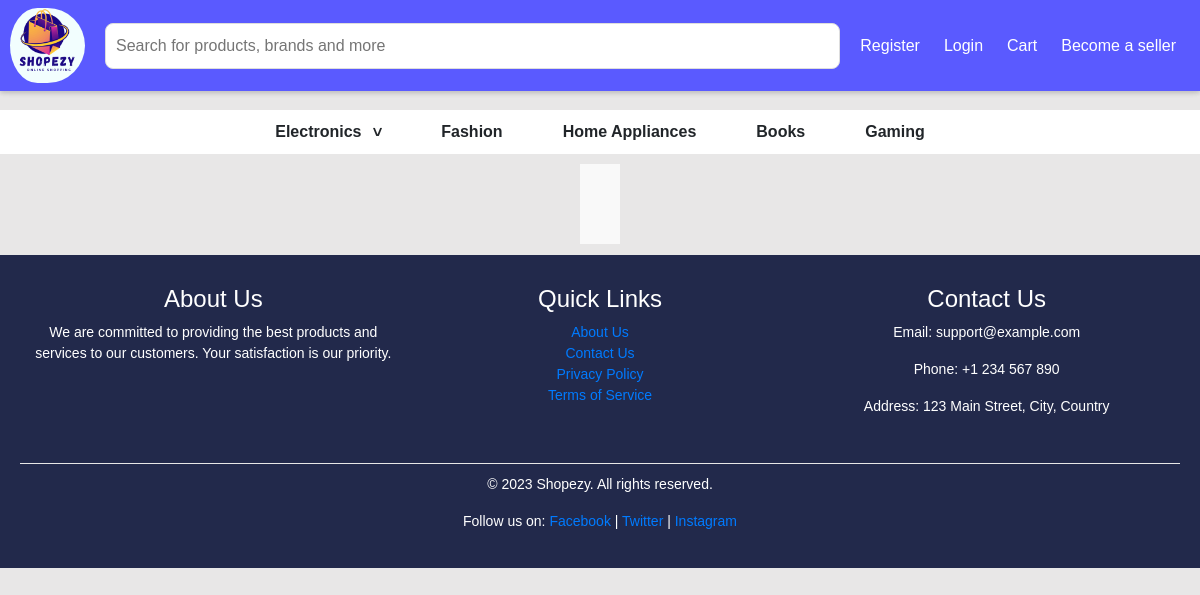
Page /coreapp/eachcategory/2 on the earlier database version.
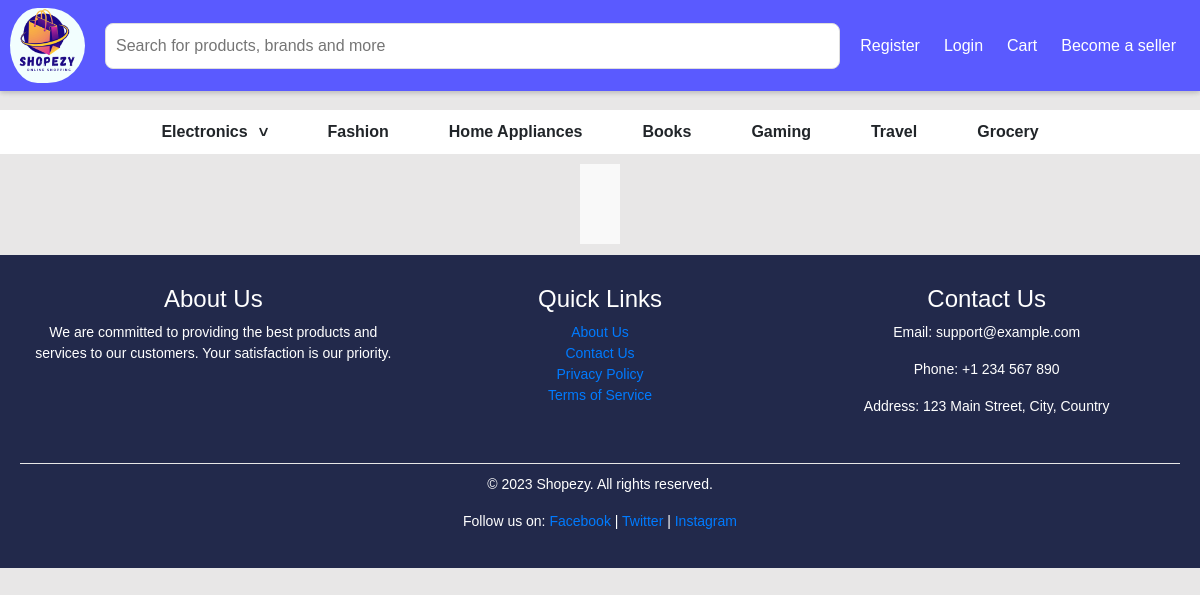
Same page on the later database version.
### coreapp/models.py (models this page shows, shortened)
class CategoriesModel(models.Model):
    category_id=models.AutoField(primary_key=True)
    name=models.CharField(max_length=100)
    category_image=models.ImageField(upload_to='category_image/',null=True,blank=True)
    parent_category=models.ForeignKey("self",null=True,blank=True,on_delete=models.CASCADE,related_name="subcategories" )

### coreapp/views.py (the view, shortened to what this page needs)
# urls.py: path('eachcategory/<int:id>',views.EachCategory.as_view(),name='eachcategory'),
class EachCategory(View):
    def get(self, request, *args, **kwargs):
        category_id = kwargs['id']
        parent_category=CategoriesModel.objects.filter(category_id=category_id)
        subcategories=CategoriesModel.objects.filter(parent_category__in=parent_category)
        qs = ProductModel.objects.filter(category_id=category_id).select_related('category_id').prefetch_related('variants')
        categorized_products = dict()
        for subcat in subcategories:
            products=ProductModel.objects.filter(category_id=subcat).prefetch_related('variants')
        categories = CategoriesModel.objects.filter(parent_category__isnull=True).prefetch_related("subcategories", "subcategories__subcategories", "subcategories__products")
        context = {
            'categorized_products': categorized_products,
            'categories': categories
        }
        return render(request, 'coreap/eachcategory.html', context)

### templates/coreap/eachcategory.html (shortened to what this page needs)
{% extends 'base.html'%}
{% block content%}
{%block navbar%}
{% if request.user.is_authenticated %}
    {% include 'partials/loginnav.html'%}
{% else %}
    {% include 'partials/nav.html'%}
{% endif %}
{%endblock navbar%}
<ul class="category-menu">
    {% for category in categories %}
      <li class="category-item">
        <span class="category-name">
          {{ category.name }}
          {% if category.subcategories.all %}
            <span class="caret">></span>
          {% endif %}
        </span>
      </li>
    {% endfor %}
  </ul>
  <div class="category-section">
  </div>
{%endblock content%}

Differences in the rows shown:
added CategoriesModel: name "Travel"
added CategoriesModel: name "Grocery"
